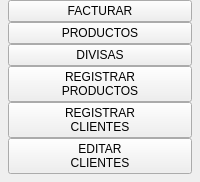
        <widget class="QWidget" name="widget_lateral" native="true">
         <property name="styleSheet">
          <string notr="true">min-width:10em;</string>
         </property>
         <layout class="QVBoxLayout" name="verticalLayout">
          <property name="spacing">
           <number>0</number>
          </property>
          <property name="leftMargin">
           <number>8</number>
          </property>
          <property name="topMargin">
           <number>0</number>
          </property>
          <property name="rightMargin">
           <number>8</number>
          </property>
          <property name="bottomMargin">
           <number>8</number>
          </property>
          <item>
           <widget class="QPushButton" name="boton_v_facturar">
            <property name="cursor">
             <cursorShape>PointingHandCursor</cursorShape>
            </property>
            <property name="text">
             <string>FACTURAR</string>
            </property>
           </widget>
          </item>
          <item>
           <widget class="QPushButton" name="boton_v_productos">
            <property name="cursor">
             <cursorShape>PointingHandCursor</cursorShape>
            </property>
            <property name="layoutDirection">
             <enum>Qt::LayoutDirection::RightToLeft</enum>
            </property>
            <property name="text">
             <string>PRODUCTOS</string>
            </property>
           </widget>
          </item>
          <item>
           <widget class="QPushButton" name="boton_v_divisas">
            <property name="cursor">
             <cursorShape>PointingHandCursor</cursorShape>
            </property>
            <property name="text">
             <string>DIVISAS</string>
            </property>
           </widget>
          </item>
          <item>
           <widget class="QPushButton" name="boton_v_registar_productos">
            <property name="cursor">
             <cursorShape>PointingHandCursor</cursorShape>
            </property>
            <property name="text">
             <string>REGISTRAR
PRODUCTOS</string>
            </property>
           </widget>
          </item>
          <item>
           <widget class="QPushButton" name="boton_v_registrar_clientes">
            <property name="cursor">
             <cursorShape>PointingHandCursor</cursorShape>
            </property>
            <property name="text">
             <string>REGISTRAR
CLIENTES</string>
            </property>
           </widget>
          </item>
          <item>
           <widget class="QPushButton" name="boton_v_editar_clientes">
            <property name="cursor">
             <cursorShape>PointingHandCursor</cursorShape>
            </property>
            <property name="text">
             <string>EDITAR
CLIENTES</string>
            </property>
           </widget>
          </item>
         </layout>
        </widget>
